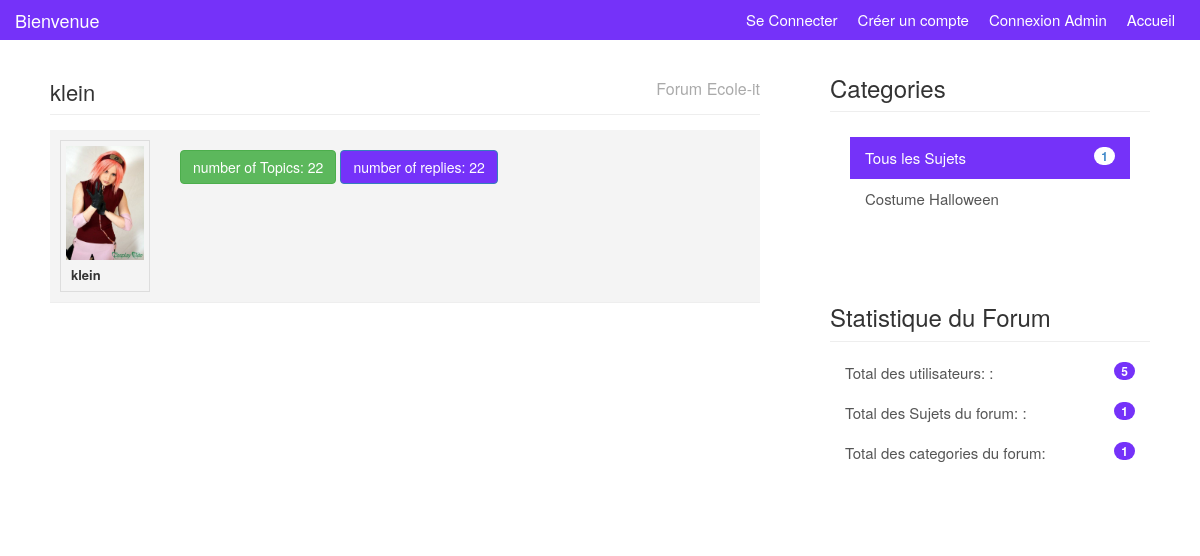
Page /profile/9 on the committed database.
### website/models.py (models this page shows)
class Users(models.Model):
    pseudo = models.CharField(max_length=50, unique=True)
    email = models.EmailField()
    password = models.CharField(max_length=100)  # Utilisation de CharField pour le mot de passe
    role = models.CharField(max_length=20, default="User")  # Limiter la longueur du rôle
    avatar = models.ImageField( null=True, blank=True, upload_to='img/')  # Ajout d'un champ pour l'avatar
    activated = models.BooleanField(default=True)  # Par défaut, l'utilisateur n'est pas activé
    birthdate= models.DateField(null=False)
    description= models.TextField(null=False, default='JE suis un membre anonyme du forum')

class Category(models.Model):
    title = models.CharField(max_length=100)  # Augmentation de la longueur du titre
    description = models.TextField()
    added_by = models.ForeignKey(Admins, on_delete=models.CASCADE)  # Renommage du champ addedBy en snake_case

### website/views.py (the view)
# urls.py: path('profile/<int:id>',views.profile, name="profile"),
def profile(request,id):
    ut= Users.objects.get(pk=id)
    totcat= Category.objects.all().count()
    totpos= PostMessage.objects.all().count()
    totuser= Users.objects.all().count()
    categories= Category.objects.all()
    auth= True
    if not request.session.get('id'):
        auth=False
    try:
        id= Users.objects.get(email=request.session.get("email"))
    except:
        pass
    me= request.session.get('id')
    return render(request, 'profile.html', context={"user":ut,"totcat":totcat, "totpos":totpos,"totuser":totuser ,"categories":categories,"auth":auth,"id":id,"me":me})

### forum/templates/profile.html (shortened to what this page needs)
{% load static %}
<!DOCTYPE html>
<html lang="en">
  <head>
    <link href="{% static 'css/bootstrap.css' %}" rel="stylesheet"/>
    <link href="{% static 'css/custom.css' %}" rel="stylesheet"/.container>
  </head>
  <body>
	<div class="navbar navbar-inverse navbar-fixed-top" role="navigation">
		<div class="container">
		  <div class="navbar-header">
			<a class="navbar-brand" href="{% url 'accueil'  %}">Bienvenue  {{id.pseudo}}</a>
		  </div>
		  <div class="collapse navbar-collapse">
			<ul class="nav navbar-nav navbar-right ">
			  {% if auth %}
				<li class="active nav-item"><a href="{% url 'accueil'  %}">Accueil</a></li>
				<li><a href="{% url 'addtopic' %}">Poser une Question</a></li>
				<li><a href="{% url 'personalProfile' me %}">Mon Profil</a></li>
				<li><a href="{% url 'logoutUser'  %}">Deconnexion</a></li>
			  {% else %}
				<li><a href="{% url 'login'  %}">Se Connecter</a></li>
				<li><a href="{% url 'create'  %}">Créer un compte</a></li>
				<li><a href="{% url 'loginAdmin'  %}">Connexion Admin </a></li>
				<li class="active nav-item"><a href="{% url 'accueil'  %}">Accueil</a></li>
			  {% endif %}
			</ul>
		  </div>
		</div>
	  </div>
    {% if user %}
    <div class="container">
      <div class="row">
        <div class="col-md-8">
          <div class="main-col">
            <div class="block">
              <h1 class="pull-left">{{user.pseudo}}</h1>
              <h4 class="pull-right">Forum Ecole-it</h4>
              <div class="clearfix"></div>
              <hr>
              <ul id="topics">
                              <li id="main-topic" class="topic topic">
                                  <div class="row">
                                      <div class="col-md-2">
                                          <div class="user-info">
                                              <img class="avatar pull-left" src="{{ user.avatar.url }}" />
                                              <ul>
                                                  <li><strong>{{user.pseudo}}</strong></li>
                                              </ul>
                                          </div>
                                      </div>
                                      <div class="col-md-10">
                                          <div class="topic-content pull-right">
                                          </div>
                                              <a class="btn btn-success" href="" role="button">number of Topics: 22</a>
                                              <a class="btn btn-primary" href="" role="button">number of replies: 22</a>
                                      </div>
                                  </div>
                                  {% endif %}
                              </li>
              </ul>
            </div>
          </div>
        </div>
        <div class="col-md-4">
          <div class="sidebar">
            <div class="block">
            <h3>Categories
            </h3>
            <div class="list-group block ">
              <a href="#" class="list-group-item active">Tous les Sujets  <span class="badge pull-right">{{totpos}}</span></a>
              {% if categories %}
              {% for cat in categories %}
              <a href="{% url 'categorie' id=cat.pk %}" class="list-group-item">{{ cat.title }}</a>
              {% endfor %}
            </div>
            </div>
            <div class="block" style="margin-top: 20px;">
              <h3 class="margin-top: 40px">Statistique du Forum </h3>
              <div class="list-group">
                <a href="" class="list-group-item">Total des utilisateurs: :<span class="color badge pull-right">{{totuser}}</span></a>
                <a href="" class="list-group-item">Total des Sujets du forum: :<span class="color badge pull-right">{{totpos}}</span></a>
                <a href="" class="list-group-item">Total des categories du forum: <span class="color badge pull-right">{{totcat}}</span></a>
              </div>
              </div>
            </div>
            {% endif %}
          </div>
        </div>
      </div>
    </body>
  </html>

### website/static/css/custom.css (style rules this page uses)
body { padding-top: 60px; background-image: url('/static/img/bg.jpg'); background-size: cover; font-size:15px; }
a { color:#5c5b69; }
ul { padding:0; margin:0; list-style:none; }
hr { margin:10px 0 15px 0; }
h3 { margin-bottom:5px; }
.navbar { height:40px !important; background:#7532F9; border:0; margin-bottom:30px; }
.navbar-inverse .navbar-nav > li > a, .navbar-inverse .navbar-brand { color:#fff !important; }
.navbar a:hover,.navbar li.active a { background:none !important; }
.navbar-brand { padding:10px 0 0 0; color:#fff; }
.navbar-nav > li > a { padding:10px 10px 0 10px; }
.block { background:#fff; border-radius:5px; padding: 15px 20px; margin-bottom:20px; }
.main-col { overflow:auto; }
.main-col h1 { font-size:22px; margin:5px 0 0 0; padding:0; }
.main-col h4 { font-size:16px; margin:5px 0 0 0; padding:0; color:#aaa; }
.sidebar .block h3 { margin:0 0 10px 0; padding-bottom:10px; border-bottom:#eee solid 1px; }
.topic { border-bottom:#eee solid 1px; margin-bottom:10px; padding:10px; }
.topic-content { width:100%; }
img.avatar { width:100%; }
a.list-group-item.active, a.list-group-item.active:hover, a.list-group-item.active:focus { background:rgb(117, 50, 249); border-radius:0; }
.list-group-item { border:0 }
#main-topic { background:#f4f4f4; padding:10px; }
.user-info { border:#ddd solid 1px; padding:5px; overflow:hidden; font-size:13px; }
.user-info img { display:block; margin-bottom:5px; }
.user-info ul { list-style:none; margin:10px 0 0 5px; }
.user-info li { line-height:1.6em; }
.btn-primary { background:#7532F9; }
.color { background-color: rgb(117, 50, 249); color: white; }

### rows in the picture
Users: pseudo "klein", avatar (picture)
Category: title "Costume Halloween"

### other values in the picture
{{ totpos }} "1"
{{ totuser }} "5"
{{ totcat }} "1"
